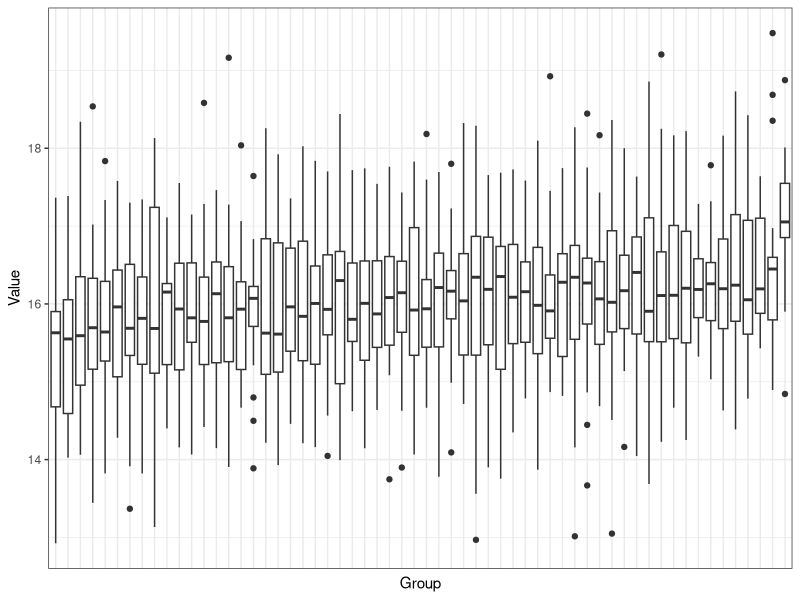
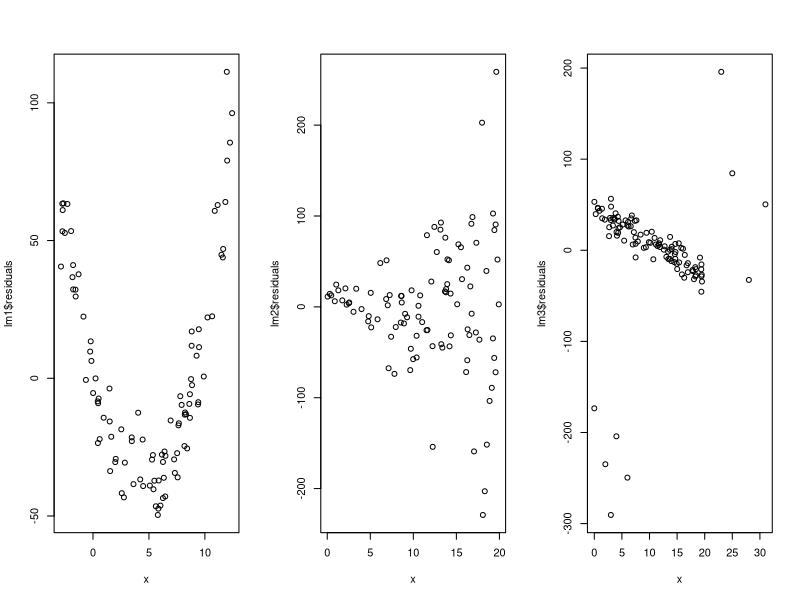
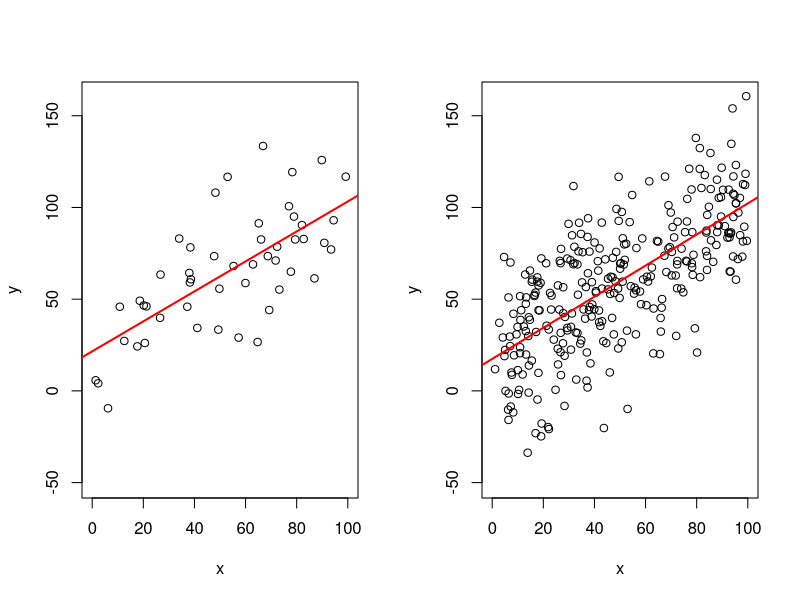

R code for these plots, in order:
## ---- chunk 1
library(ggplot2)
set.seed(33)
n = 20
sigma = 1
off_group <- rnorm(n, 17, sigma)
rest_groups <- rnorm(n * 59, 16, sigma)
data <- data.frame("Group" = c(rep(paste0("", 1:60), each = n)), 
                   "Value" = c(rest_groups[1:(4*n)], off_group, 
                               rest_groups[(4*n + 1):(59*n)]))
ggplot(data, aes(x=reorder(Group, Value), y=Value)) + 
  geom_boxplot() + 
  theme_bw() + 
  theme(axis.text.x=element_blank(),
        axis.ticks.x=element_blank(),
        ) +
  xlab("Group")
## ---- chunk 2
library(MASS)
nsims <- 10000
uncorrolated <- vector(length = nsims)
for (i in 1:nsims) {
  uncorrolated[i] <- t.test(rnorm(15, 0.1, 1))$p.value
}
corrolated <- vector(length = nsims)
Sigma <- matrix(0.5, 15, 15)
diag(Sigma) <- 1
for (i in 1:nsims) {
  corrolated[i] <- t.test(mvrnorm(1, rep(0.1, 15), Sigma))$p.value
}

mean(uncorrolated < 0.05)
mean(corrolated < 0.05)
## ---- chunk 3
par(mfrow = c(1,3))
# Quadratic
n <- 100
x <- runif(n, -3, 13)
y <- (x-3)^2 * 2 + rnorm(n, 0, 10)
lm1 <- lm(y~x)
plot(lm1$residuals ~ x)

# Nonconstant variance
x <- runif(n, 0, 20)
y <- x * 2 + rnorm(n, 0, x*5)
lm2 <- lm(y~x)
plot(lm2$residuals ~ x)

x <- runif(n, 0, 20)
y <- 20 + x * 2 + rnorm(n, 0, 10)
x <- c(x, 23, 25, 28, 31, 0, 3, 2, 6, 4)
y <- c(y, 300, 200, 100, 200, -200, -300, -250, -242, -208)
lm3 <- lm(y~x)
plot(lm3$residuals ~ x)
## ---- chunk 4
countries <- read.csv("data/countries.csv")
summary(lm(epi_eh ~ epi_cch + log(mad_gdppc, 2), countries))
## ---- chunk 5
set.seed(1)
par(mfrow = c(1, 2))

# Sparse plot
n <- 50
x <- runif(n, 0, 100)
y <- 20 + 0.8 * x + rnorm(n, 0, 25)
lm1 <- lm(y ~ x)

new.x = seq(0,100,0.5)
new.yhat = predict(lm1, newdata=data.frame(x = new.x),
                   interval = c("confidence"))
pred.yhat = predict(lm1, newdata=data.frame(x = new.x),
                    interval = c("prediction"))

plot(y~x, xlim=c(0, 100), ylim=c(-50, 160))
abline(lm1,col="red",lwd=2)

# Dense plot
n <- 300
x <- runif(n, 0, 100)
y <- 20 + 0.8 * x + rnorm(n, 0, 25)
lm2 <- lm(y ~ x)

new.yhat = predict(lm2, newdata=data.frame(x = new.x),
                   interval = c("confidence"))
pred.yhat = predict(lm2, newdata=data.frame(x = new.x),
                    interval = c("prediction"))
plot(y~x, xlim=c(0, 100), ylim=c(-50, 160))
abline(lm2,col="red",lwd=2)
